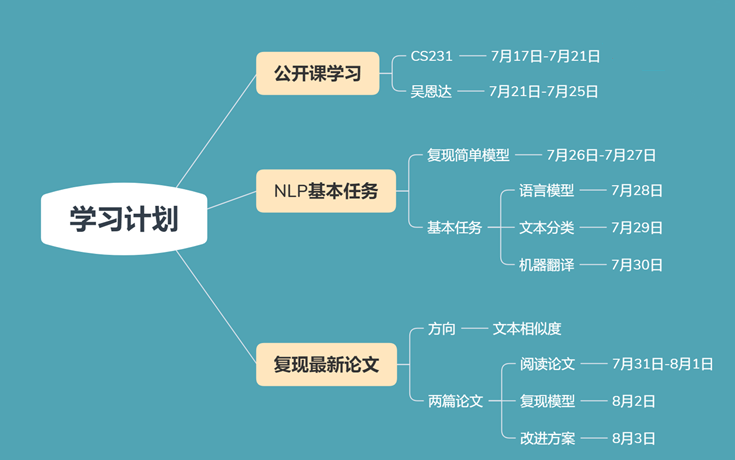
#> input picture exercises/test.png, 735 x 460 px, found by its file name
$ python imageio_exercise.py
#> lines starting #> are read from the running program, lines starting #| are printed output that depends on the picture
import numpy as np
from PIL import Image
from imageio import imread, imwrite  # scipy新版本不再支持imread,imsave,imresize
import matplotlib.pyplot as plt

# 读取图像
img = imread('./exercises/test.png')
#> img is the input picture: shape (460, 735, 3); mean R, G, B 96.8, 170.1, 182.8
print(img.dtype, img.shape)
#| uint8 (460, 735, 3)

# 调整图像
img_tinted = img * [1, 0.95, 0.1]  # 数乘
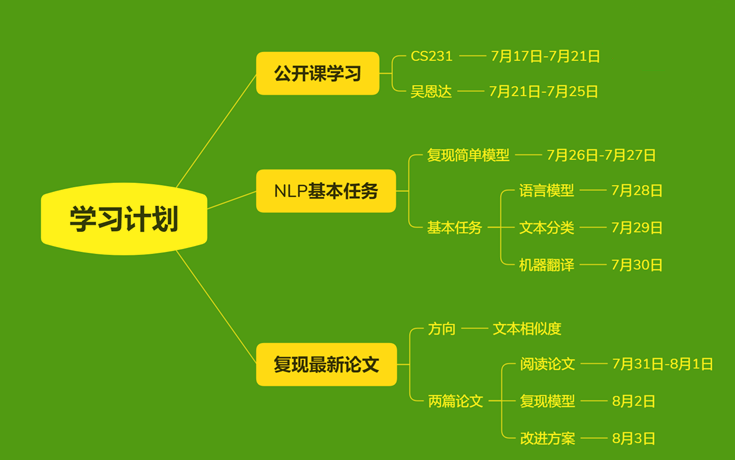
#> img_tinted: shape (460, 735, 3) float64; mean R, G, B 96.8, 161.6, 18.3
img_tinted = np.array(Image.fromarray(np.uint8(img_tinted)).resize((300, 300)))  # np.uint8用作对矩阵中元素取整，否则会报错
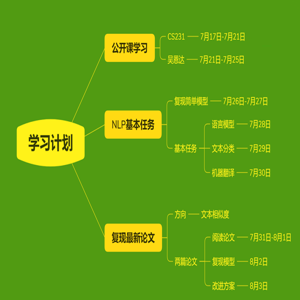
#> img_tinted: shape (300, 300, 3); mean R, G, B 96.7, 160.9, 18.2

imwrite('./exercises/test_result.png', img_tinted)

# 显示原始图像
plt.subplot(1, 2, 1)  # 一行两列的第一列
plt.imshow(img)

# 显示更改后图像
plt.subplot(1, 2, 2)  # 一行两列的第二列
plt.imshow(img_tinted)

plt.show()
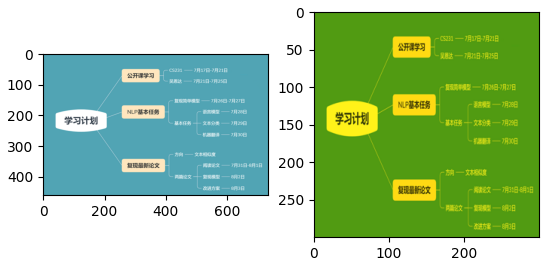
#> figure drawn by matplotlib, 2 panels
